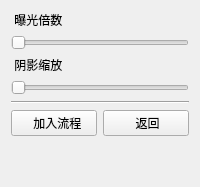
         <widget class="QWidget" name="page_17">
          <layout class="QGridLayout" name="gridLayout_7">
           <item row="3" column="0" colspan="2">
            <widget class="QSlider" name="horizontalSlider_4">
             <property name="maximum">
              <number>1000</number>
             </property>
             <property name="orientation">
              <enum>Qt::Horizontal</enum>
             </property>
            </widget>
           </item>
           <item row="1" column="0" colspan="2">
            <widget class="QSlider" name="horizontalSlider_3">
             <property name="maximum">
              <number>10</number>
             </property>
             <property name="orientation">
              <enum>Qt::Horizontal</enum>
             </property>
            </widget>
           </item>
           <item row="5" column="1">
            <widget class="QPushButton" name="pushButton_20">
             <property name="text">
              <string> 返回</string>
             </property>
            </widget>
           </item>
           <item row="5" column="0">
            <widget class="QPushButton" name="pushButton_19">
             <property name="text">
              <string>  加入流程</string>
             </property>
            </widget>
           </item>
           <item row="0" column="0">
            <widget class="QLabel" name="label_13">
             <property name="text">
              <string> 曝光倍数</string>
             </property>
            </widget>
           </item>
           <item row="2" column="0">
            <widget class="QLabel" name="label_14">
             <property name="text">
              <string> 阴影缩放</string>
             </property>
            </widget>
           </item>
           <item row="6" column="0">
            <spacer name="verticalSpacer_8">
             <property name="orientation">
              <enum>Qt::Vertical</enum>
             </property>
             <property name="sizeHint" stdset="0">
              <size>
               <width>20</width>
               <height>40</height>
              </size>
             </property>
            </spacer>
           </item>
           <item row="4" column="0" colspan="2">
            <widget class="Line" name="line_8">
             <property name="orientation">
              <enum>Qt::Horizontal</enum>
             </property>
            </widget>
           </item>
          </layout>
         </widget>
